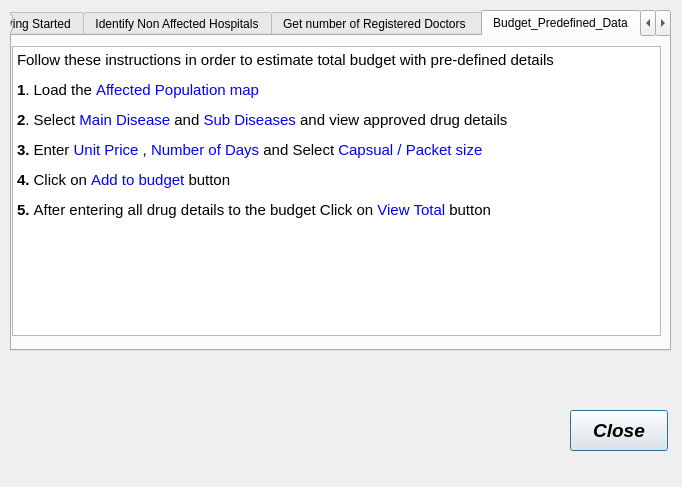
<?xml version="1.0" encoding="UTF-8"?>
<ui version="4.0">
 <class>HelpDialogHosp</class>
 <widget class="QDialog" name="HelpDialogHosp">
  <property name="geometry">
   <rect>
    <x>0</x>
    <y>0</y>
    <width>682</width>
    <height>487</height>
   </rect>
  </property>
  <property name="windowTitle">
   <string>HelpDialogHosp</string>
  </property>
  <widget class="QTabWidget" name="tbwHosp">
   <property name="geometry">
    <rect>
     <x>10</x>
     <y>10</y>
     <width>661</width>
     <height>341</height>
    </rect>
   </property>
   <property name="currentIndex">
    <number>3</number>
   </property>
   <widget class="QWidget" name="getting_started_tab">
    <attribute name="title">
     <string>Getting Started</string>
    </attribute>
    <layout class="QGridLayout" name="gridLayout_2">
     <item row="0" column="0">
      <widget class="QTextEdit" name="getting_started_textIDP">
       <property name="readOnly">
        <bool>true</bool>
       </property>
       <property name="html">
        <string>&lt;!DOCTYPE HTML PUBLIC &quot;-//W3C//DTD HTML 4.0//EN&quot; &quot;http://www.w3.org/TR/REC-html40/strict.dtd&quot;&gt;
&lt;html&gt;&lt;head&gt;&lt;meta name=&quot;qrichtext&quot; content=&quot;1&quot; /&gt;&lt;style type=&quot;text/css&quot;&gt;
p, li { white-space: pre-wrap; }
&lt;/style&gt;&lt;/head&gt;&lt;body style=&quot; font-family:'Ubuntu'; font-size:11pt; font-weight:400; font-style:normal;&quot;&gt;
&lt;p style=&quot; margin-top:0px; margin-bottom:0px; margin-left:0px; margin-right:0px; -qt-block-indent:0; text-indent:0px;&quot;&gt;&lt;span style=&quot; font-family:'Cantarell';&quot;&gt;These are the first few steps you need to follow in order to find non-affected IDP camps:&lt;/span&gt;&lt;/p&gt;
&lt;p style=&quot;-qt-paragraph-type:empty; margin-top:0px; margin-bottom:0px; margin-left:0px; margin-right:0px; -qt-block-indent:0; text-indent:0px; font-family:'Cantarell';&quot;&gt;&lt;br /&gt;&lt;/p&gt;
&lt;p style=&quot; margin-top:0px; margin-bottom:0px; margin-left:0px; margin-right:0px; -qt-block-indent:0; text-indent:0px;&quot;&gt;&lt;span style=&quot; font-weight:600;&quot;&gt;Step 1&lt;/span&gt; : Load the &lt;span style=&quot; color:#0000ff;&quot;&gt;flood-hazard layer&lt;/span&gt; and &lt;span style=&quot; color:#0000ff;&quot;&gt;building layer&lt;/span&gt; &lt;/p&gt;
&lt;p style=&quot;-qt-paragraph-type:empty; margin-top:0px; margin-bottom:0px; margin-left:0px; margin-right:0px; -qt-block-indent:0; text-indent:0px;&quot;&gt;&lt;br /&gt;&lt;/p&gt;
&lt;p style=&quot; margin-top:0px; margin-bottom:0px; margin-left:0px; margin-right:0px; -qt-block-indent:0; text-indent:0px;&quot;&gt;&lt;span style=&quot; font-weight:600;&quot;&gt;Step 2&lt;/span&gt; : Check whether a file with &lt;span style=&quot; color:#ff0000;&quot;&gt;.keywords&lt;/span&gt; extension, is available in each layer bundle &lt;/p&gt;
&lt;p style=&quot;-qt-paragraph-type:empty; margin-top:0px; margin-bottom:0px; margin-left:0px; margin-right:0px; -qt-block-indent:0; text-indent:0px;&quot;&gt;&lt;br /&gt;&lt;/p&gt;
&lt;p style=&quot; margin-top:0px; margin-bottom:0px; margin-left:0px; margin-right:0px; -qt-block-indent:0; text-indent:0px;&quot;&gt;&lt;span style=&quot; font-weight:600;&quot;&gt;Step 3&lt;/span&gt; : If (.keywords files) available, press on &lt;span style=&quot; color:#0000ff;&quot;&gt;Generate map for process&lt;/span&gt; button to generate a &lt;span style=&quot; color:#0000ff;&quot;&gt;IDP-safe&lt;/span&gt; layer&lt;/p&gt;
&lt;p style=&quot;-qt-paragraph-type:empty; margin-top:0px; margin-bottom:0px; margin-left:0px; margin-right:0px; -qt-block-indent:0; text-indent:0px;&quot;&gt;&lt;br /&gt;&lt;/p&gt;
&lt;p style=&quot; margin-top:0px; margin-bottom:0px; margin-left:0px; margin-right:0px; -qt-block-indent:0; text-indent:0px;&quot;&gt;&lt;span style=&quot; font-weight:600;&quot;&gt;Step 4&lt;/span&gt; : If (.keywords files) &lt;span style=&quot; color:#ff0000;&quot;&gt;not&lt;/span&gt; available, select the &lt;span style=&quot; color:#0000ff;&quot;&gt;flood-hazard layer&lt;/span&gt; and &lt;span style=&quot; color:#0000ff;&quot;&gt;building layer&lt;/span&gt; from the drop downs and provide a name for the output shapefile&lt;/p&gt;
&lt;p style=&quot;-qt-paragraph-type:empty; margin-top:0px; margin-bottom:0px; margin-left:0px; margin-right:0px; -qt-block-indent:0; text-indent:0px;&quot;&gt;&lt;br /&gt;&lt;/p&gt;
&lt;p style=&quot; margin-top:0px; margin-bottom:0px; margin-left:0px; margin-right:0px; -qt-block-indent:0; text-indent:0px;&quot;&gt;&lt;span style=&quot; font-weight:600;&quot;&gt;Step 5&lt;/span&gt; : &lt;span style=&quot; color:#ff0000;&quot;&gt;(If followed step 4)&lt;/span&gt; press on &lt;span style=&quot; color:#0000ff;&quot;&gt;Generate map&lt;/span&gt; button to generate a&lt;span style=&quot; color:#0000ff;&quot;&gt; Non affected Hospital &lt;/span&gt;layer&lt;/p&gt;
&lt;p style=&quot;-qt-paragraph-type:empty; margin-top:0px; margin-bottom:0px; margin-left:0px; margin-right:0px; -qt-block-indent:0; text-indent:0px;&quot;&gt;&lt;br /&gt;&lt;/p&gt;
&lt;p style=&quot; margin-top:0px; margin-bottom:0px; margin-left:0px; margin-right:0px; -qt-block-indent:0; text-indent:0px;&quot;&gt;&lt;span style=&quot; font-weight:600;&quot;&gt;Step 6&lt;/span&gt; : The generated &lt;span style=&quot; color:#0000ff;&quot;&gt;Non affected Hospital&lt;/span&gt; layer will be automatically loaded to the TOC and will be saved in your &lt;span style=&quot; color:#0000ff;&quot;&gt;/home&lt;/span&gt; directory &lt;/p&gt;
&lt;p style=&quot; margin-top:0px; margin-bottom:0px; margin-left:0px; margin-right:0px; -qt-block-indent:0; text-indent:0px;&quot;&gt;	&lt;/p&gt;
&lt;p style=&quot;-qt-paragraph-type:empty; margin-top:0px; margin-bottom:0px; margin-left:0px; margin-right:0px; -qt-block-indent:0; text-indent:0px;&quot;&gt;&lt;br /&gt;&lt;/p&gt;&lt;/body&gt;&lt;/html&gt;</string>
       </property>
      </widget>
     </item>
    </layout>
   </widget>
   <widget class="QWidget" name="findRoutes_tab">
    <attribute name="title">
     <string>Identify Non Affected Hospitals</string>
    </attribute>
    <layout class="QGridLayout" name="gridLayout_3">
     <item row="0" column="0">
      <widget class="QTextEdit" name="txtHelpIDPa">
       <property name="font">
        <font>
         <pointsize>9</pointsize>
        </font>
       </property>
       <property name="readOnly">
        <bool>true</bool>
       </property>
       <property name="html">
        <string>&lt;!DOCTYPE HTML PUBLIC &quot;-//W3C//DTD HTML 4.0//EN&quot; &quot;http://www.w3.org/TR/REC-html40/strict.dtd&quot;&gt;
&lt;html&gt;&lt;head&gt;&lt;meta name=&quot;qrichtext&quot; content=&quot;1&quot; /&gt;&lt;style type=&quot;text/css&quot;&gt;
p, li { white-space: pre-wrap; }
&lt;/style&gt;&lt;/head&gt;&lt;body style=&quot; font-family:'Ubuntu'; font-size:9pt; font-weight:400; font-style:normal;&quot;&gt;
&lt;p style=&quot; margin-top:0px; margin-bottom:0px; margin-left:0px; margin-right:0px; -qt-block-indent:0; text-indent:0px;&quot;&gt;&lt;span style=&quot; font-size:11pt;&quot;&gt;Follow these instructions in order to Find &lt;/span&gt;&lt;span style=&quot; font-family:'Sans'; font-size:11pt;&quot;&gt;non-affected Hospitals.&lt;/span&gt;&lt;/p&gt;
&lt;p style=&quot; margin-top:12px; margin-bottom:12px; margin-left:0px; margin-right:0px; -qt-block-indent:0; text-indent:0px;&quot;&gt;&lt;span style=&quot; font-family:'Sans'; font-size:11pt; font-weight:600;&quot;&gt;1&lt;/span&gt;&lt;span style=&quot; font-family:'Sans'; font-size:11pt;&quot;&gt;. Load the &lt;/span&gt;&lt;span style=&quot; font-size:11pt; color:#0000ff;&quot;&gt;Non affected Hospital&lt;/span&gt;&lt;span style=&quot; font-family:'Sans'; font-size:11pt;&quot;&gt; map &lt;/span&gt;&lt;/p&gt;
&lt;p style=&quot; margin-top:12px; margin-bottom:12px; margin-left:0px; margin-right:0px; -qt-block-indent:0; text-indent:0px;&quot;&gt;&lt;span style=&quot; font-family:'Sans'; font-size:11pt; font-weight:600;&quot;&gt;2&lt;/span&gt;&lt;span style=&quot; font-family:'Sans'; font-size:11pt;&quot;&gt;. Check on the &lt;/span&gt;&lt;span style=&quot; font-size:11pt; color:#0000ff;&quot;&gt;Non affected Hospitals&lt;/span&gt;&lt;/p&gt;
&lt;p style=&quot; margin-top:12px; margin-bottom:12px; margin-left:0px; margin-right:0px; -qt-block-indent:0; text-indent:0px;&quot;&gt;&lt;span style=&quot; font-family:'Sans'; font-size:11pt; font-weight:600;&quot;&gt;3&lt;/span&gt;&lt;span style=&quot; font-family:'Sans'; font-size:11pt;&quot;&gt;. Details of &lt;/span&gt;&lt;span style=&quot; font-size:11pt; color:#0000ff;&quot;&gt;Non affected Hospitals&lt;/span&gt;&lt;span style=&quot; font-family:'Sans'; font-size:11pt;&quot;&gt; will display on th detail tet browser.&lt;/span&gt;&lt;/p&gt;
&lt;p style=&quot; margin-top:12px; margin-bottom:12px; margin-left:0px; margin-right:0px; -qt-block-indent:0; text-indent:0px;&quot;&gt;&lt;span style=&quot; font-family:'Sans'; font-size:11pt; font-weight:600;&quot;&gt;4&lt;/span&gt;&lt;span style=&quot; font-family:'Sans'; font-size:11pt;&quot;&gt;. Check on the &lt;/span&gt;&lt;span style=&quot; font-family:'Sans'; font-size:11pt; color:#0000ff;&quot;&gt;show all in attribute table&lt;/span&gt;&lt;span style=&quot; font-family:'Sans'; font-size:11pt;&quot;&gt;.&lt;/span&gt;&lt;/p&gt;
&lt;p style=&quot; margin-top:12px; margin-bottom:12px; margin-left:0px; margin-right:0px; -qt-block-indent:0; text-indent:0px;&quot;&gt;&lt;span style=&quot; font-family:'Sans'; font-size:11pt; font-weight:600;&quot;&gt;5&lt;/span&gt;&lt;span style=&quot; font-family:'Sans'; font-size:11pt;&quot;&gt;. Display the Attribute table of &lt;/span&gt;&lt;span style=&quot; font-size:11pt; color:#0000ff;&quot;&gt;Non affected Hospital&lt;/span&gt;&lt;span style=&quot; font-family:'Sans'; font-size:11pt;&quot;&gt; details with the available number of beds.&lt;/span&gt;&lt;/p&gt;
&lt;p style=&quot; margin-top:12px; margin-bottom:12px; margin-left:0px; margin-right:0px; -qt-block-indent:0; text-indent:0px;&quot;&gt;&lt;span style=&quot; font-family:'Sans'; font-size:11pt; font-weight:600;&quot;&gt;6.&lt;/span&gt;&lt;span style=&quot; font-family:'Sans'; font-size:11pt;&quot;&gt; Total number of Non Affected Hospitals will be displyed in the area.&lt;/span&gt;&lt;/p&gt;
&lt;p style=&quot; margin-top:12px; margin-bottom:12px; margin-left:0px; margin-right:0px; -qt-block-indent:0; text-indent:0px;&quot;&gt;&lt;span style=&quot; font-family:'Sans'; font-size:11pt; font-weight:600;&quot;&gt;7.&lt;/span&gt;&lt;span style=&quot; font-family:'Sans'; font-size:11pt;&quot;&gt; Click on Print to a text file in order to get details in to a text file.&lt;/span&gt;&lt;/p&gt;&lt;/body&gt;&lt;/html&gt;</string>
       </property>
      </widget>
     </item>
    </layout>
   </widget>
   <widget class="QWidget" name="tab_2">
    <attribute name="title">
     <string>Get number of Registered Doctors </string>
    </attribute>
    <widget class="QTextEdit" name="txtHelpIDPa_2">
     <property name="geometry">
      <rect>
       <x>10</x>
       <y>10</y>
       <width>649</width>
       <height>290</height>
      </rect>
     </property>
     <property name="font">
      <font>
       <pointsize>9</pointsize>
      </font>
     </property>
     <property name="readOnly">
      <bool>true</bool>
     </property>
     <property name="html">
      <string>&lt;!DOCTYPE HTML PUBLIC &quot;-//W3C//DTD HTML 4.0//EN&quot; &quot;http://www.w3.org/TR/REC-html40/strict.dtd&quot;&gt;
&lt;html&gt;&lt;head&gt;&lt;meta name=&quot;qrichtext&quot; content=&quot;1&quot; /&gt;&lt;style type=&quot;text/css&quot;&gt;
p, li { white-space: pre-wrap; }
&lt;/style&gt;&lt;/head&gt;&lt;body style=&quot; font-family:'Ubuntu'; font-size:9pt; font-weight:400; font-style:normal;&quot;&gt;
&lt;p style=&quot; margin-top:12px; margin-bottom:12px; margin-left:0px; margin-right:0px; -qt-block-indent:0; text-indent:0px;&quot;&gt;&lt;span style=&quot; font-size:11pt;&quot;&gt;Follow these instructions in order to Find number of Doctors in  each hospitals&lt;/span&gt;&lt;/p&gt;
&lt;p style=&quot; margin-top:12px; margin-bottom:12px; margin-left:0px; margin-right:0px; -qt-block-indent:0; text-indent:0px;&quot;&gt;&lt;span style=&quot; font-family:'Sans'; font-size:11pt; font-weight:600;&quot;&gt;1&lt;/span&gt;&lt;span style=&quot; font-family:'Sans'; font-size:11pt;&quot;&gt;. Load the &lt;/span&gt;&lt;span style=&quot; font-size:11pt; color:#0000ff;&quot;&gt;Non affected Hospital&lt;/span&gt;&lt;span style=&quot; font-family:'Sans'; font-size:11pt;&quot;&gt; map &lt;/span&gt;&lt;/p&gt;
&lt;p style=&quot; margin-top:12px; margin-bottom:12px; margin-left:0px; margin-right:0px; -qt-block-indent:0; text-indent:0px;&quot;&gt;&lt;span style=&quot; font-family:'Sans'; font-size:11pt; font-weight:600;&quot;&gt;2&lt;/span&gt;&lt;span style=&quot; font-family:'Sans'; font-size:11pt;&quot;&gt;. Check on the &lt;/span&gt;&lt;span style=&quot; font-family:'Sans'; font-size:11pt; color:#0000ff;&quot;&gt;Number of Registered Doctors&lt;/span&gt;&lt;/p&gt;
&lt;p style=&quot; margin-top:12px; margin-bottom:12px; margin-left:0px; margin-right:0px; -qt-block-indent:0; text-indent:0px;&quot;&gt;&lt;span style=&quot; font-family:'Sans'; font-size:11pt; font-weight:600;&quot;&gt;3&lt;/span&gt;&lt;span style=&quot; font-family:'Sans'; font-size:11pt;&quot;&gt;. Details of &lt;/span&gt;&lt;span style=&quot; font-size:11pt; color:#0000ff;&quot;&gt;Non affected Hospitals&lt;/span&gt;&lt;span style=&quot; font-family:'Sans'; font-size:11pt;&quot;&gt; will display on th detail tet browser.&lt;/span&gt;&lt;/p&gt;
&lt;p style=&quot; margin-top:12px; margin-bottom:12px; margin-left:0px; margin-right:0px; -qt-block-indent:0; text-indent:0px;&quot;&gt;&lt;span style=&quot; font-family:'Sans'; font-size:11pt; font-weight:600;&quot;&gt;4.&lt;/span&gt;&lt;span style=&quot; font-family:'Sans'; font-size:11pt;&quot;&gt; Display the Attribute table of &lt;/span&gt;&lt;span style=&quot; font-size:11pt; color:#0000ff;&quot;&gt;Non affected Hospital&lt;/span&gt;&lt;span style=&quot; font-family:'Sans'; font-size:11pt;&quot;&gt; details with the available number of Doctors&lt;/span&gt;&lt;/p&gt;
&lt;p style=&quot; margin-top:12px; margin-bottom:12px; margin-left:0px; margin-right:0px; -qt-block-indent:0; text-indent:0px;&quot;&gt;&lt;span style=&quot; font-family:'Sans'; font-size:11pt; font-weight:600;&quot;&gt;5.&lt;/span&gt;&lt;span style=&quot; font-family:'Sans'; font-size:11pt;&quot;&gt; Total number of Non Affected Hospitals will be displyed in the area.&lt;/span&gt;&lt;/p&gt;&lt;/body&gt;&lt;/html&gt;</string>
     </property>
    </widget>
   </widget>
   <widget class="QWidget" name="tab_3">
    <attribute name="title">
     <string>Budget_Predefined_Data</string>
    </attribute>
    <widget class="QTextEdit" name="txtHelpIDPa_4">
     <property name="geometry">
      <rect>
       <x>0</x>
       <y>10</y>
       <width>649</width>
       <height>290</height>
      </rect>
     </property>
     <property name="font">
      <font>
       <pointsize>9</pointsize>
      </font>
     </property>
     <property name="readOnly">
      <bool>true</bool>
     </property>
     <property name="html">
      <string>&lt;!DOCTYPE HTML PUBLIC &quot;-//W3C//DTD HTML 4.0//EN&quot; &quot;http://www.w3.org/TR/REC-html40/strict.dtd&quot;&gt;
&lt;html&gt;&lt;head&gt;&lt;meta name=&quot;qrichtext&quot; content=&quot;1&quot; /&gt;&lt;style type=&quot;text/css&quot;&gt;
p, li { white-space: pre-wrap; }
&lt;/style&gt;&lt;/head&gt;&lt;body style=&quot; font-family:'Ubuntu'; font-size:9pt; font-weight:400; font-style:normal;&quot;&gt;
&lt;p style=&quot; margin-top:12px; margin-bottom:12px; margin-left:0px; margin-right:0px; -qt-block-indent:0; text-indent:0px;&quot;&gt;&lt;span style=&quot; font-size:11pt;&quot;&gt;Follow these instructions in order to estimate total budget with pre-defined details&lt;/span&gt;&lt;/p&gt;
&lt;p style=&quot; margin-top:12px; margin-bottom:12px; margin-left:0px; margin-right:0px; -qt-block-indent:0; text-indent:0px;&quot;&gt;&lt;span style=&quot; font-family:'Sans'; font-size:11pt; font-weight:600;&quot;&gt;1&lt;/span&gt;&lt;span style=&quot; font-family:'Sans'; font-size:11pt;&quot;&gt;. Load the &lt;/span&gt;&lt;span style=&quot; font-size:11pt; color:#0000ff;&quot;&gt;Affected Population map&lt;/span&gt;&lt;/p&gt;
&lt;p style=&quot; margin-top:12px; margin-bottom:12px; margin-left:0px; margin-right:0px; -qt-block-indent:0; text-indent:0px;&quot;&gt;&lt;span style=&quot; font-family:'Sans'; font-size:11pt; font-weight:600;&quot;&gt;2&lt;/span&gt;&lt;span style=&quot; font-family:'Sans'; font-size:11pt;&quot;&gt;. Select &lt;/span&gt;&lt;span style=&quot; font-family:'Sans'; font-size:11pt; color:#0000ff;&quot;&gt;Main Disease&lt;/span&gt;&lt;span style=&quot; font-family:'Sans'; font-size:11pt;&quot;&gt; and &lt;/span&gt;&lt;span style=&quot; font-family:'Sans'; font-size:11pt; color:#0000ff;&quot;&gt;Sub Diseases &lt;/span&gt;&lt;span style=&quot; font-family:'Sans'; font-size:11pt; color:#000000;&quot;&gt;and view approved drug details&lt;/span&gt;&lt;/p&gt;
&lt;p style=&quot; margin-top:12px; margin-bottom:12px; margin-left:0px; margin-right:0px; -qt-block-indent:0; text-indent:0px;&quot;&gt;&lt;span style=&quot; font-family:'Sans'; font-size:11pt; font-weight:600;&quot;&gt;3.&lt;/span&gt;&lt;span style=&quot; font-family:'Sans'; font-size:11pt;&quot;&gt; Enter &lt;/span&gt;&lt;span style=&quot; font-family:'Sans'; font-size:11pt; color:#0000ff;&quot;&gt;Unit Price&lt;/span&gt;&lt;span style=&quot; font-family:'Sans'; font-size:11pt;&quot;&gt; , &lt;/span&gt;&lt;span style=&quot; font-family:'Sans'; font-size:11pt; color:#0000ff;&quot;&gt;Number of Days &lt;/span&gt;&lt;span style=&quot; font-family:'Sans'; font-size:11pt;&quot;&gt;and Select &lt;/span&gt;&lt;span style=&quot; font-family:'Sans'; font-size:11pt; color:#0000ff;&quot;&gt;Capsual / Packet size&lt;/span&gt;&lt;/p&gt;
&lt;p style=&quot; margin-top:12px; margin-bottom:12px; margin-left:0px; margin-right:0px; -qt-block-indent:0; text-indent:0px;&quot;&gt;&lt;span style=&quot; font-family:'Sans'; font-size:11pt; font-weight:600; color:#000000;&quot;&gt;4.&lt;/span&gt;&lt;span style=&quot; font-family:'Sans'; font-size:11pt; color:#0000ff;&quot;&gt; &lt;/span&gt;&lt;span style=&quot; font-family:'Sans'; font-size:11pt; color:#000000;&quot;&gt;Click on &lt;/span&gt;&lt;span style=&quot; font-family:'Sans'; font-size:11pt; color:#0000ff;&quot;&gt;Add to budget &lt;/span&gt;&lt;span style=&quot; font-family:'Sans'; font-size:11pt; color:#000000;&quot;&gt;button&lt;/span&gt;&lt;/p&gt;
&lt;p style=&quot; margin-top:12px; margin-bottom:12px; margin-left:0px; margin-right:0px; -qt-block-indent:0; text-indent:0px;&quot;&gt;&lt;span style=&quot; font-family:'Sans'; font-size:11pt; font-weight:600; color:#000000;&quot;&gt;5.&lt;/span&gt;&lt;span style=&quot; font-family:'Sans'; font-size:11pt; color:#0000ff;&quot;&gt; &lt;/span&gt;&lt;span style=&quot; font-family:'Sans'; font-size:11pt; color:#000000;&quot;&gt;After entering all drug details to the budget Click on&lt;/span&gt;&lt;span style=&quot; font-family:'Sans'; font-size:11pt; color:#0000ff;&quot;&gt; View Total &lt;/span&gt;&lt;span style=&quot; font-family:'Sans'; font-size:11pt; color:#000000;&quot;&gt;button&lt;/span&gt;&lt;/p&gt;&lt;/body&gt;&lt;/html&gt;</string>
     </property>
    </widget>
   </widget>
   <widget class="QWidget" name="tab_4">
    <attribute name="title">
     <string>Budget_user_Defined_Data</string>
    </attribute>
    <widget class="QTextEdit" name="txtHelpIDPa_5">
     <property name="geometry">
      <rect>
       <x>0</x>
       <y>10</y>
       <width>649</width>
       <height>290</height>
      </rect>
     </property>
     <property name="font">
      <font>
       <pointsize>9</pointsize>
      </font>
     </property>
     <property name="readOnly">
      <bool>true</bool>
     </property>
     <property name="html">
      <string>&lt;!DOCTYPE HTML PUBLIC &quot;-//W3C//DTD HTML 4.0//EN&quot; &quot;http://www.w3.org/TR/REC-html40/strict.dtd&quot;&gt;
&lt;html&gt;&lt;head&gt;&lt;meta name=&quot;qrichtext&quot; content=&quot;1&quot; /&gt;&lt;style type=&quot;text/css&quot;&gt;
p, li { white-space: pre-wrap; }
&lt;/style&gt;&lt;/head&gt;&lt;body style=&quot; font-family:'Ubuntu'; font-size:9pt; font-weight:400; font-style:normal;&quot;&gt;
&lt;p style=&quot; margin-top:12px; margin-bottom:12px; margin-left:0px; margin-right:0px; -qt-block-indent:0; text-indent:0px;&quot;&gt;&lt;span style=&quot; font-size:11pt;&quot;&gt;Follow these instructions in order to estimate total budget with user-defined details&lt;/span&gt;&lt;/p&gt;
&lt;p style=&quot; margin-top:12px; margin-bottom:12px; margin-left:0px; margin-right:0px; -qt-block-indent:0; text-indent:0px;&quot;&gt;&lt;span style=&quot; font-family:'Sans'; font-size:11pt; font-weight:600;&quot;&gt;1&lt;/span&gt;&lt;span style=&quot; font-family:'Sans'; font-size:11pt;&quot;&gt;. Load the &lt;/span&gt;&lt;span style=&quot; font-size:11pt; color:#0000ff;&quot;&gt;Affected Population map&lt;/span&gt;&lt;/p&gt;
&lt;p style=&quot; margin-top:12px; margin-bottom:12px; margin-left:0px; margin-right:0px; -qt-block-indent:0; text-indent:0px;&quot;&gt;&lt;span style=&quot; font-size:11pt; font-weight:600; color:#000000;&quot;&gt;2&lt;/span&gt;&lt;span style=&quot; font-size:11pt; color:#000000;&quot;&gt;. &lt;/span&gt;&lt;span style=&quot; font-size:11pt; color:#0000ff;&quot;&gt;Load DS Divisions&lt;/span&gt;&lt;span style=&quot; font-size:11pt; color:#000000;&quot;&gt; and observe the &lt;/span&gt;&lt;span style=&quot; font-size:11pt; color:#0000ff;&quot;&gt;capacities&lt;/span&gt;&lt;span style=&quot; font-size:11pt; color:#000000;&quot;&gt; of non affected IDP camps&lt;/span&gt;&lt;/p&gt;
&lt;p style=&quot; margin-top:12px; margin-bottom:12px; margin-left:0px; margin-right:0px; -qt-block-indent:0; text-indent:0px;&quot;&gt;&lt;span style=&quot; font-size:11pt; font-weight:600; color:#000000;&quot;&gt;3&lt;/span&gt;&lt;span style=&quot; font-size:11pt; color:#000000;&quot;&gt;. Estimate the number adults and children based on user's knowledge&lt;/span&gt;&lt;/p&gt;
&lt;p style=&quot; margin-top:12px; margin-bottom:12px; margin-left:0px; margin-right:0px; -qt-block-indent:0; text-indent:0px;&quot;&gt;&lt;span style=&quot; font-family:'Sans'; font-size:11pt; font-weight:600;&quot;&gt;4.&lt;/span&gt;&lt;span style=&quot; font-family:'Sans'; font-size:11pt;&quot;&gt; &lt;/span&gt;&lt;span style=&quot; font-family:'Sans'; font-size:11pt; color:#0000ff;&quot;&gt;Fill all the other drug related details manually&lt;/span&gt;&lt;/p&gt;
&lt;p style=&quot; margin-top:12px; margin-bottom:12px; margin-left:0px; margin-right:0px; -qt-block-indent:0; text-indent:0px;&quot;&gt;&lt;span style=&quot; font-family:'Sans'; font-size:11pt; font-weight:600; color:#000000;&quot;&gt;5.&lt;/span&gt;&lt;span style=&quot; font-family:'Sans'; font-size:11pt; color:#0000ff;&quot;&gt; &lt;/span&gt;&lt;span style=&quot; font-family:'Sans'; font-size:11pt; color:#000000;&quot;&gt;Click on &lt;/span&gt;&lt;span style=&quot; font-family:'Sans'; font-size:11pt; color:#0000ff;&quot;&gt;Add to budget &lt;/span&gt;&lt;span style=&quot; font-family:'Sans'; font-size:11pt; color:#000000;&quot;&gt;button&lt;/span&gt;&lt;/p&gt;
&lt;p style=&quot; margin-top:12px; margin-bottom:12px; margin-left:0px; margin-right:0px; -qt-block-indent:0; text-indent:0px;&quot;&gt;&lt;span style=&quot; font-family:'Sans'; font-size:11pt; font-weight:600; color:#000000;&quot;&gt;6.&lt;/span&gt;&lt;span style=&quot; font-family:'Sans'; font-size:11pt; color:#0000ff;&quot;&gt; &lt;/span&gt;&lt;span style=&quot; font-family:'Sans'; font-size:11pt; color:#000000;&quot;&gt;After entering all drug details to the budget Click on&lt;/span&gt;&lt;span style=&quot; font-family:'Sans'; font-size:11pt; color:#0000ff;&quot;&gt; View Total &lt;/span&gt;&lt;span style=&quot; font-family:'Sans'; font-size:11pt; color:#000000;&quot;&gt;button&lt;/span&gt;&lt;/p&gt;&lt;/body&gt;&lt;/html&gt;</string>
     </property>
    </widget>
   </widget>
   <widget class="QWidget" name="tab">
    <attribute name="title">
     <string>Places for Pre Medicinal Needs</string>
    </attribute>
    <widget class="QTextEdit" name="txtHelpIDPa_3">
     <property name="geometry">
      <rect>
       <x>10</x>
       <y>10</y>
       <width>649</width>
       <height>290</height>
      </rect>
     </property>
     <property name="font">
      <font>
       <pointsize>9</pointsize>
      </font>
     </property>
     <property name="readOnly">
      <bool>true</bool>
     </property>
     <property name="html">
      <string>&lt;!DOCTYPE HTML PUBLIC &quot;-//W3C//DTD HTML 4.0//EN&quot; &quot;http://www.w3.org/TR/REC-html40/strict.dtd&quot;&gt;
&lt;html&gt;&lt;head&gt;&lt;meta name=&quot;qrichtext&quot; content=&quot;1&quot; /&gt;&lt;style type=&quot;text/css&quot;&gt;
p, li { white-space: pre-wrap; }
&lt;/style&gt;&lt;/head&gt;&lt;body style=&quot; font-family:'Ubuntu'; font-size:9pt; font-weight:400; font-style:normal;&quot;&gt;
&lt;p style=&quot; margin-top:12px; margin-bottom:12px; margin-left:0px; margin-right:0px; -qt-block-indent:0; text-indent:0px;&quot;&gt;&lt;span style=&quot; font-size:11pt;&quot;&gt;Follow these instructions in order to Find number of Doctors in  each hospitals&lt;/span&gt;&lt;/p&gt;
&lt;p style=&quot; margin-top:12px; margin-bottom:12px; margin-left:0px; margin-right:0px; -qt-block-indent:0; text-indent:0px;&quot;&gt;&lt;span style=&quot; font-family:'Sans'; font-size:11pt; font-weight:600;&quot;&gt;1&lt;/span&gt;&lt;span style=&quot; font-family:'Sans'; font-size:11pt;&quot;&gt;. Load the &lt;/span&gt;&lt;span style=&quot; font-size:11pt; color:#0000ff;&quot;&gt;Non affected Hospital&lt;/span&gt;&lt;span style=&quot; font-family:'Sans'; font-size:11pt;&quot;&gt; map &lt;/span&gt;&lt;/p&gt;
&lt;p style=&quot; margin-top:12px; margin-bottom:12px; margin-left:0px; margin-right:0px; -qt-block-indent:0; text-indent:0px;&quot;&gt;&lt;span style=&quot; font-family:'Sans'; font-size:11pt; font-weight:600;&quot;&gt;2&lt;/span&gt;&lt;span style=&quot; font-family:'Sans'; font-size:11pt;&quot;&gt;. Check on the &lt;/span&gt;&lt;span style=&quot; font-family:'Sans'; font-size:11pt; color:#0000ff;&quot;&gt;Pharmacies &lt;/span&gt;&lt;span style=&quot; font-family:'Sans'; font-size:11pt; color:#000000;&quot;&gt;to display available non affected pharmacies in the particular area.&lt;/span&gt;&lt;/p&gt;
&lt;p style=&quot; margin-top:12px; margin-bottom:12px; margin-left:0px; margin-right:0px; -qt-block-indent:0; text-indent:0px;&quot;&gt;&lt;span style=&quot; font-family:'Sans'; font-size:11pt; font-weight:600;&quot;&gt;3.&lt;/span&gt;&lt;span style=&quot; font-family:'Sans'; font-size:11pt;&quot;&gt; Check on the &lt;/span&gt;&lt;span style=&quot; font-family:'Sans'; font-size:11pt; color:#0000ff;&quot;&gt;Clinics &lt;/span&gt;&lt;span style=&quot; font-family:'Sans'; font-size:11pt; color:#000000;&quot;&gt;to display available non affected &lt;/span&gt;&lt;span style=&quot; font-family:'Sans'; font-size:11pt; color:#0000ff;&quot;&gt;Clinics&lt;/span&gt;&lt;span style=&quot; font-family:'Sans'; font-size:11pt; color:#000000;&quot;&gt; in the particular area.&lt;/span&gt;&lt;/p&gt;&lt;/body&gt;&lt;/html&gt;</string>
     </property>
    </widget>
   </widget>
   <widget class="QWidget" name="tab_6">
    <attribute name="title">
     <string>Wells &amp; water Sources</string>
    </attribute>
    <widget class="QTextEdit" name="txtHelpIDPa_7">
     <property name="geometry">
      <rect>
       <x>10</x>
       <y>10</y>
       <width>649</width>
       <height>290</height>
      </rect>
     </property>
     <property name="font">
      <font>
       <pointsize>9</pointsize>
      </font>
     </property>
     <property name="readOnly">
      <bool>true</bool>
     </property>
     <property name="html">
      <string>&lt;!DOCTYPE HTML PUBLIC &quot;-//W3C//DTD HTML 4.0//EN&quot; &quot;http://www.w3.org/TR/REC-html40/strict.dtd&quot;&gt;
&lt;html&gt;&lt;head&gt;&lt;meta name=&quot;qrichtext&quot; content=&quot;1&quot; /&gt;&lt;style type=&quot;text/css&quot;&gt;
p, li { white-space: pre-wrap; }
&lt;/style&gt;&lt;/head&gt;&lt;body style=&quot; font-family:'Ubuntu'; font-size:9pt; font-weight:400; font-style:normal;&quot;&gt;
&lt;p style=&quot; margin-top:12px; margin-bottom:12px; margin-left:0px; margin-right:0px; -qt-block-indent:0; text-indent:0px;&quot;&gt;&lt;span style=&quot; font-size:11pt;&quot;&gt;Follow these instructions in order to fine affected wells and water sources details&lt;/span&gt;&lt;/p&gt;
&lt;p style=&quot; margin-top:12px; margin-bottom:12px; margin-left:0px; margin-right:0px; -qt-block-indent:0; text-indent:0px;&quot;&gt;&lt;span style=&quot; font-family:'Sans'; font-size:11pt; font-weight:600;&quot;&gt;1&lt;/span&gt;&lt;span style=&quot; font-family:'Sans'; font-size:11pt;&quot;&gt;. Load the &lt;/span&gt;&lt;span style=&quot; font-size:11pt; color:#0000ff;&quot;&gt;Affected Wells / Water Sources &lt;/span&gt;&lt;span style=&quot; font-size:11pt; color:#000000;&quot;&gt;maps&lt;/span&gt;&lt;/p&gt;
&lt;p style=&quot; margin-top:12px; margin-bottom:12px; margin-left:0px; margin-right:0px; -qt-block-indent:0; text-indent:0px;&quot;&gt;&lt;span style=&quot; font-size:11pt;&quot;&gt;2. Get affcted well / water sources details by &lt;/span&gt;&lt;span style=&quot; font-size:11pt; color:#0000ff;&quot;&gt;attributes&lt;/span&gt;&lt;/p&gt;
&lt;p style=&quot; margin-top:12px; margin-bottom:12px; margin-left:0px; margin-right:0px; -qt-block-indent:0; text-indent:0px;&quot;&gt;&lt;span style=&quot; font-size:11pt;&quot;&gt;3. Get affcted well / water sources details by &lt;/span&gt;&lt;span style=&quot; font-size:11pt; color:#0000ff;&quot;&gt;points&lt;/span&gt;&lt;/p&gt;&lt;/body&gt;&lt;/html&gt;</string>
     </property>
    </widget>
   </widget>
   <widget class="QWidget" name="tab_5">
    <attribute name="title">
     <string>Risk Analyze-Leptospirosis</string>
    </attribute>
    <widget class="QTextEdit" name="txtHelpIDPa_6">
     <property name="geometry">
      <rect>
       <x>10</x>
       <y>10</y>
       <width>649</width>
       <height>290</height>
      </rect>
     </property>
     <property name="font">
      <font>
       <pointsize>9</pointsize>
      </font>
     </property>
     <property name="readOnly">
      <bool>true</bool>
     </property>
     <property name="html">
      <string>&lt;!DOCTYPE HTML PUBLIC &quot;-//W3C//DTD HTML 4.0//EN&quot; &quot;http://www.w3.org/TR/REC-html40/strict.dtd&quot;&gt;
&lt;html&gt;&lt;head&gt;&lt;meta name=&quot;qrichtext&quot; content=&quot;1&quot; /&gt;&lt;style type=&quot;text/css&quot;&gt;
p, li { white-space: pre-wrap; }
&lt;/style&gt;&lt;/head&gt;&lt;body style=&quot; font-family:'Ubuntu'; font-size:9pt; font-weight:400; font-style:normal;&quot;&gt;
&lt;p style=&quot; margin-top:12px; margin-bottom:12px; margin-left:0px; margin-right:0px; -qt-block-indent:0; text-indent:0px;&quot;&gt;&lt;span style=&quot; font-size:11pt;&quot;&gt;Follow these instructions in order to get idea about Risk analyze function&lt;/span&gt;&lt;/p&gt;
&lt;p style=&quot; margin-top:12px; margin-bottom:12px; margin-left:0px; margin-right:0px; -qt-block-indent:0; text-indent:0px;&quot;&gt;&lt;span style=&quot; font-size:11pt;&quot;&gt;**Leptospirosis&lt;/span&gt;&lt;/p&gt;
&lt;p style=&quot; margin-top:12px; margin-bottom:12px; margin-left:0px; margin-right:0px; -qt-block-indent:0; text-indent:0px;&quot;&gt;&lt;span style=&quot; font-family:'Sans'; font-size:11pt; font-weight:600;&quot;&gt;1&lt;/span&gt;&lt;span style=&quot; font-family:'Sans'; font-size:11pt;&quot;&gt;. Load the &lt;/span&gt;&lt;span style=&quot; font-size:11pt; color:#0000ff;&quot;&gt;Affected Population map , non affected hospital map&lt;/span&gt;&lt;/p&gt;
&lt;p style=&quot; margin-top:12px; margin-bottom:12px; margin-left:0px; margin-right:0px; -qt-block-indent:0; text-indent:0px;&quot;&gt;&lt;span style=&quot; font-size:11pt; font-weight:600; color:#000000;&quot;&gt;2&lt;/span&gt;&lt;span style=&quot; font-size:11pt; color:#000000;&quot;&gt;. Load Affected Area Details and observe the &lt;/span&gt;&lt;span style=&quot; font-size:11pt; color:#0000ff;&quot;&gt;status of the related area&lt;/span&gt;&lt;span style=&quot; font-size:11pt; color:#000000;&quot;&gt; for Leptospirosis (Most Proven or Not) by searching by GN Name of analyzing retrieving details&lt;/span&gt;&lt;/p&gt;
&lt;p style=&quot; margin-top:12px; margin-bottom:12px; margin-left:0px; margin-right:0px; -qt-block-indent:0; text-indent:0px;&quot;&gt;&lt;span style=&quot; font-size:11pt; font-weight:600; color:#000000;&quot;&gt;3.&lt;/span&gt;&lt;span style=&quot; font-size:11pt; color:#000000;&quot;&gt; Get the affected population in particular area&lt;/span&gt;&lt;/p&gt;
&lt;p style=&quot; margin-top:12px; margin-bottom:12px; margin-left:0px; margin-right:0px; -qt-block-indent:0; text-indent:0px;&quot;&gt;&lt;span style=&quot; font-size:11pt; color:#000000;&quot;&gt;4. Load the hospital map and view &lt;/span&gt;&lt;span style=&quot; font-size:11pt; color:#0000ff;&quot;&gt;hospital availability &lt;/span&gt;&lt;span style=&quot; font-size:11pt; color:#000000;&quot;&gt;to hospitalize patients&lt;/span&gt;&lt;/p&gt;
&lt;p style=&quot; margin-top:12px; margin-bottom:12px; margin-left:0px; margin-right:0px; -qt-block-indent:0; text-indent:0px;&quot;&gt;&lt;span style=&quot; font-family:'Sans'; font-size:11pt; color:#000000;&quot;&gt;5. If available hospital facilities are not sufficient view &lt;/span&gt;&lt;span style=&quot; font-family:'Sans'; font-size:11pt; color:#0000ff;&quot;&gt;near by hospitals&lt;/span&gt;&lt;span style=&quot; font-family:'Sans'; font-size:11pt; color:#000000;&quot;&gt; detalis&lt;/span&gt;&lt;/p&gt;
&lt;p style=&quot; margin-top:12px; margin-bottom:12px; margin-left:0px; margin-right:0px; -qt-block-indent:0; text-indent:0px;&quot;&gt;&lt;span style=&quot; font-family:'Sans'; font-size:11pt; font-weight:600; color:#000000;&quot;&gt;** Measles&lt;/span&gt;&lt;/p&gt;
&lt;p style=&quot; margin-top:12px; margin-bottom:12px; margin-left:0px; margin-right:0px; -qt-block-indent:0; text-indent:0px;&quot;&gt;&lt;span style=&quot; font-family:'Sans'; font-size:11pt; font-weight:600; color:#000000;&quot;&gt;1&lt;/span&gt;&lt;span style=&quot; font-family:'Sans'; font-size:11pt; color:#000000;&quot;&gt; . Load &lt;/span&gt;&lt;span style=&quot; font-family:'Sans'; font-size:11pt; color:#0000ff;&quot;&gt;Population&lt;/span&gt;&lt;span style=&quot; font-family:'Sans'; font-size:11pt; color:#000000;&quot;&gt; map&lt;/span&gt;&lt;/p&gt;
&lt;p style=&quot; margin-top:12px; margin-bottom:12px; margin-left:0px; margin-right:0px; -qt-block-indent:0; text-indent:0px;&quot;&gt;&lt;span style=&quot; font-family:'Sans'; font-size:11pt; font-weight:600; color:#000000;&quot;&gt;2&lt;/span&gt;&lt;span style=&quot; font-family:'Sans'; font-size:11pt; color:#000000;&quot;&gt;. Observe the &lt;/span&gt;&lt;span style=&quot; font-family:'Sans'; font-size:11pt; color:#0000ff;&quot;&gt;vaccined and non-vaccined&lt;/span&gt;&lt;span style=&quot; font-family:'Sans'; font-size:11pt; color:#000000;&quot;&gt; population&lt;/span&gt;&lt;/p&gt;
&lt;p style=&quot; margin-top:12px; margin-bottom:12px; margin-left:0px; margin-right:0px; -qt-block-indent:0; text-indent:0px;&quot;&gt;&lt;span style=&quot; font-family:'Sans'; font-size:11pt; font-weight:600; color:#000000;&quot;&gt;3&lt;/span&gt;&lt;span style=&quot; font-family:'Sans'; font-size:11pt; color:#000000;&quot;&gt;. Compare the vaccinated population with the outbreak value and if need &lt;/span&gt;&lt;span style=&quot; font-family:'Sans'; font-size:11pt; color:#0000ff;&quot;&gt;start the vaccination process&lt;/span&gt;&lt;/p&gt;&lt;/body&gt;&lt;/html&gt;</string>
     </property>
    </widget>
   </widget>
   <widget class="QWidget" name="about_tab">
    <attribute name="title">
     <string>About FLOOgin</string>
    </attribute>
    <layout class="QGridLayout" name="gridLayout">
     <item row="0" column="0">
      <widget class="QTextEdit" name="about_textIDP">
       <property name="readOnly">
        <bool>true</bool>
       </property>
       <property name="html">
        <string>&lt;!DOCTYPE HTML PUBLIC &quot;-//W3C//DTD HTML 4.0//EN&quot; &quot;http://www.w3.org/TR/REC-html40/strict.dtd&quot;&gt;
&lt;html&gt;&lt;head&gt;&lt;meta name=&quot;qrichtext&quot; content=&quot;1&quot; /&gt;&lt;style type=&quot;text/css&quot;&gt;
p, li { white-space: pre-wrap; }
&lt;/style&gt;&lt;/head&gt;&lt;body style=&quot; font-family:'Ubuntu'; font-size:11pt; font-weight:400; font-style:normal;&quot;&gt;
&lt;p style=&quot; margin-top:0px; margin-bottom:0px; margin-left:0px; margin-right:0px; -qt-block-indent:0; text-indent:0px;&quot;&gt;&lt;span style=&quot; color:#ff0000;&quot;&gt;FLOOgin&lt;/span&gt; is a fully automated Free and Open Source tool or a plugin for QGIS (Quantum Geographic Information System) software, which helps to response immediately when a flooding disaster strikes and aims to produce a realistic natural hazard impact scenarios for better planning, preparedness and response activities using hazard and exposure geographic data. &lt;/p&gt;
&lt;p align=&quot;justify&quot; style=&quot; margin-top:12px; margin-bottom:12px; margin-left:0px; margin-right:0px; -qt-block-indent:0; text-indent:0px;&quot;&gt;&lt;span style=&quot; font-weight:600; color:#ff0000;&quot;&gt;FLOOgin&lt;/span&gt;&lt;span style=&quot; font-weight:600;&quot;&gt; consists with impact functions which provides information about&lt;/span&gt;, Health Risks (Epidemic diseases), Medicinal resources (Number of medical practitioners, Drugs, Vaccinations, Ambulances), Hospitals with capacities (number of beds) &lt;/p&gt;
&lt;p align=&quot;justify&quot; style=&quot; margin-top:12px; margin-bottom:12px; margin-left:0px; margin-right:0px; -qt-block-indent:0; text-indent:0px;&quot;&gt;&lt;span style=&quot; font-weight:600; color:#ff0000;&quot;&gt;FLOOgin&lt;/span&gt;&lt;span style=&quot; font-weight:600;&quot;&gt; will identify the &lt;/span&gt;villages, resource centres (IDP camps), nearby hospitals which has limited road accessibility due to flood.&lt;/p&gt;
&lt;p align=&quot;justify&quot; style=&quot; margin-top:12px; margin-bottom:12px; margin-left:0px; margin-right:0px; -qt-block-indent:0; text-indent:0px;&quot;&gt;&lt;span style=&quot; font-weight:600; color:#ff0000;&quot;&gt;FLOOgin&lt;/span&gt;&lt;span style=&quot; font-weight:600;&quot;&gt; will identify the &lt;/span&gt;best possible&lt;span style=&quot; font-weight:600;&quot;&gt; &lt;/span&gt;alternative route available to reach affected locations identified above. &lt;/p&gt;
&lt;p align=&quot;justify&quot; style=&quot; margin-top:12px; margin-bottom:12px; margin-left:0px; margin-right:0px; -qt-block-indent:0; text-indent:0px;&quot;&gt;&lt;span style=&quot; font-weight:600; color:#ff0000;&quot;&gt;FLOOgin&lt;/span&gt;&lt;span style=&quot; font-weight:600;&quot;&gt; will help to &lt;/span&gt;allocate flood victims to identified resource centres based on available facilities and capacities &lt;/p&gt;
&lt;p align=&quot;justify&quot; style=&quot; margin-top:12px; margin-bottom:12px; margin-left:0px; margin-right:0px; -qt-block-indent:0; text-indent:0px;&quot;&gt;&lt;span style=&quot; font-weight:600; color:#ff0000;&quot;&gt;FLOOgin&lt;/span&gt;&lt;span style=&quot; font-weight:600;&quot;&gt; will&lt;/span&gt; generate reports and related maps to above mentioned tools. &lt;/p&gt;
&lt;p align=&quot;justify&quot; style=&quot; margin-top:12px; margin-bottom:12px; margin-left:0px; margin-right:0px; -qt-block-indent:0; text-indent:0px;&quot;&gt;&lt;a href=&quot;www.google.com&quot;&gt;&lt;span style=&quot; text-decoration: underline; color:#0000ff;&quot;&gt;FLOOgin website&lt;/span&gt;&lt;/a&gt; will display simplified outputs of the generated information&lt;/p&gt;
&lt;p style=&quot;-qt-paragraph-type:empty; margin-top:0px; margin-bottom:0px; margin-left:0px; margin-right:0px; -qt-block-indent:0; text-indent:0px;&quot;&gt;&lt;br /&gt;&lt;/p&gt;&lt;/body&gt;&lt;/html&gt;</string>
       </property>
      </widget>
     </item>
    </layout>
   </widget>
  </widget>
  <widget class="QPushButton" name="btnCloseHelpIDP">
   <property name="geometry">
    <rect>
     <x>570</x>
     <y>410</y>
     <width>98</width>
     <height>41</height>
    </rect>
   </property>
   <property name="font">
    <font>
     <pointsize>14</pointsize>
     <weight>75</weight>
     <italic>true</italic>
     <bold>true</bold>
    </font>
   </property>
   <property name="text">
    <string>Close</string>
   </property>
  </widget>
  <widget class="QLabel" name="label_11">
   <property name="geometry">
    <rect>
     <x>20</x>
     <y>360</y>
     <width>211</width>
     <height>111</height>
    </rect>
   </property>
   <property name="styleSheet">
    <string notr="true">image: url(:/plugins/floogin/a.png);</string>
   </property>
   <property name="text">
    <string/>
   </property>
  </widget>
 </widget>
 <resources/>
 <connections/>
</ui>
